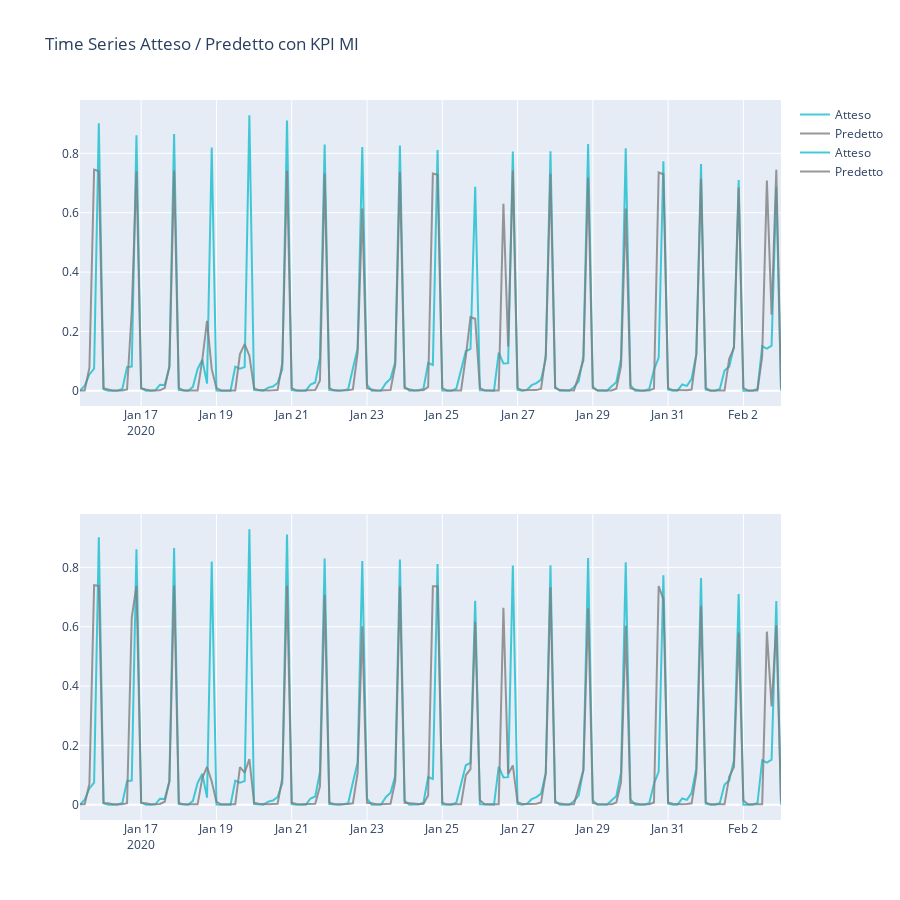

The code cell stored with this chart in its notebook:
### Code cell
yhat = lstm_model.predict(test_X)
yhat2 = lstm_model2.predict(test_X2)
print_time_series_predicted(test_y, test_indexs, yhat, yhat2, 'MI')

### Figure 1 — Plotly figure (JSON) as saved in the notebook; plotly's stock layout.template omitted (floating-point values rounded to 4 significant figures; data arrays with more than 128 entries replaced by an {"elided": "..."} marker saying what was removed)
{"data": [{"line": {"color": "#17BECF"}, "name": "Atteso", "opacity": 0.8, "type": "scatter", "x": {"elided": "150 str values"}, "xaxis": "x", "y": {"elided": "150 float values"}, "yaxis": "y"}, {"line": {"color": "#7F7F7F"}, "name": "Predetto", "opacity": 0.8, "type": "scatter", "x": {"elided": "150 str values"}, "xaxis": "x", "y": {"elided": "150 float values"}, "yaxis": "y"}, {"line": {"color": "#17BECF"}, "name": "Atteso", "opacity": 0.8, "type": "scatter", "x": {"elided": "150 str values"}, "xaxis": "x2", "y": {"elided": "150 float values"}, "yaxis": "y2"}, {"line": {"color": "#7F7F7F"}, "name": "Predetto", "opacity": 0.8, "type": "scatter", "x": {"elided": "150 str values"}, "xaxis": "x2", "y": {"elided": "150 float values"}, "yaxis": "y2"}], "layout": {"height": 900, "showlegend": true, "title": {"text": "Time Series Atteso / Predetto con KPI MI"}, "xaxis": {"anchor": "y", "domain": [0, 1]}, "xaxis2": {"anchor": "y2", "domain": [0, 1]}, "yaxis": {"anchor": "x", "domain": [0.575, 1]}, "yaxis2": {"anchor": "x2", "domain": [0, 0.425]}}}
